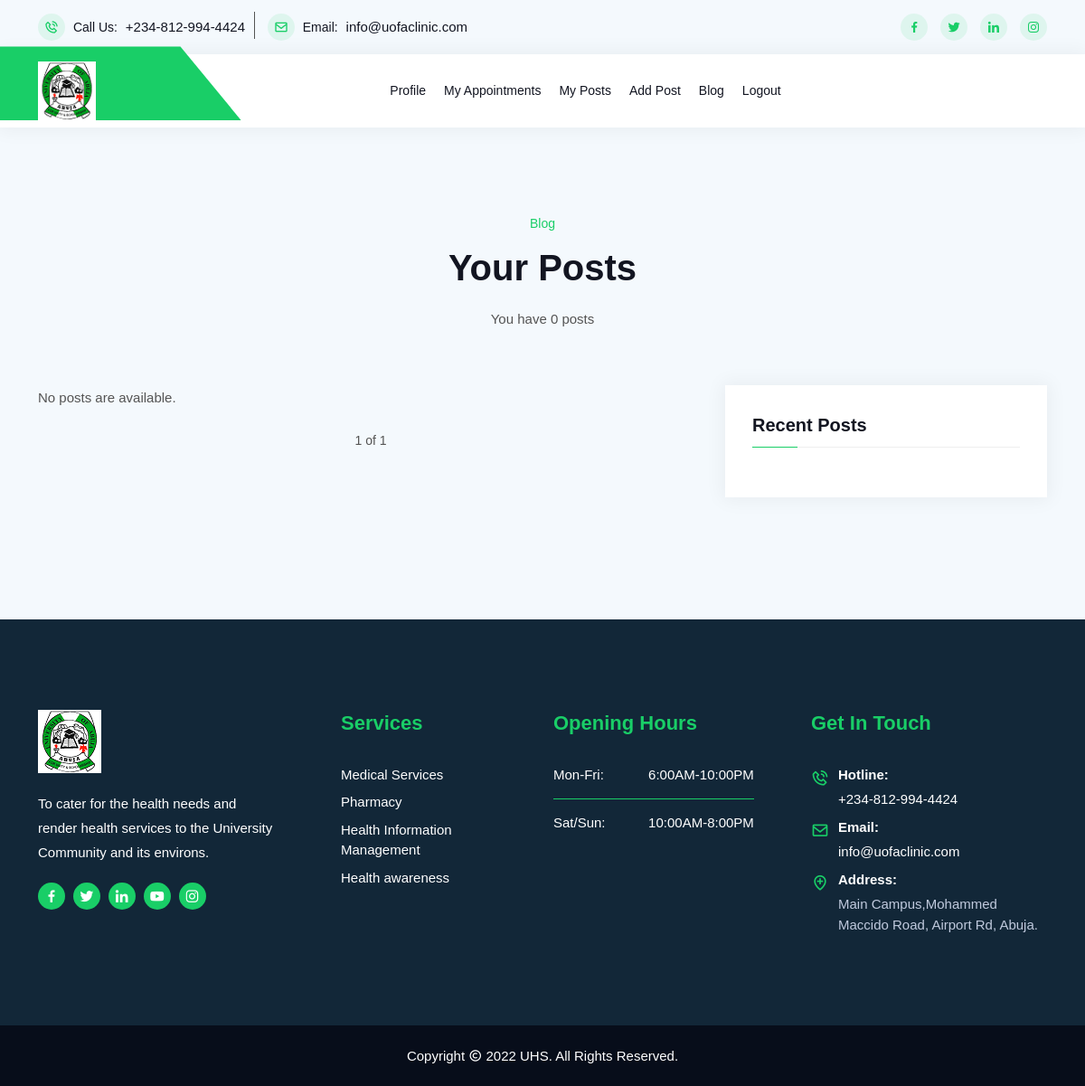
/blog/doctor/posts (signed in), run on an earlier commit of the app's database.
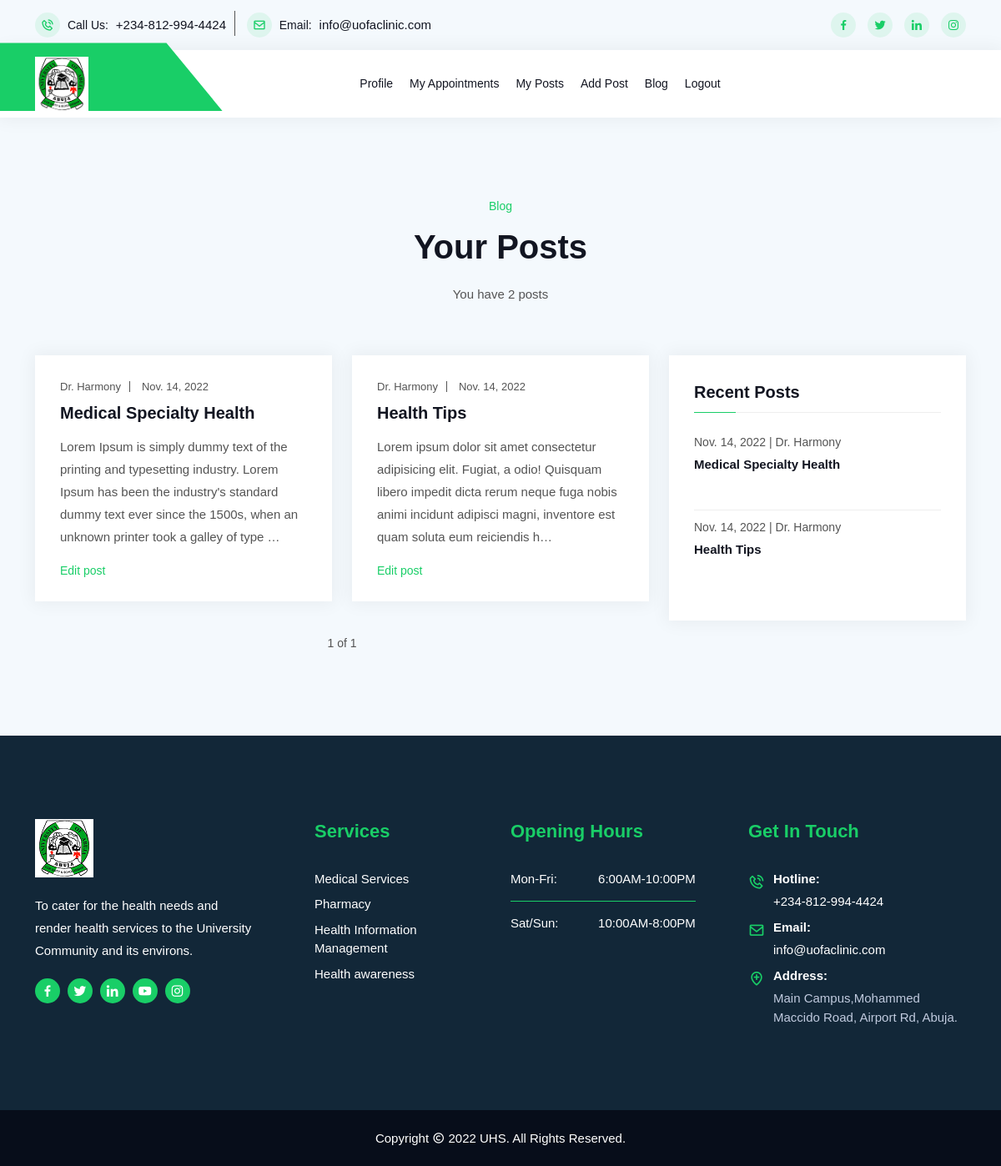
And on a later commit of the database.
### blog/models.py (models this page shows, shortened)
class Post(models.Model):
    author = models.ForeignKey(User, related_name='posts', on_delete=models.CASCADE)
    title = models.CharField(max_length=250, blank=False, default='', unique=True)
    slug = models.SlugField(max_length=250)
    body = models.TextField()
    created_at = models.DateTimeField(auto_now_add=True)
    class Meta:
        ordering = ['-created_at']
        unique_together = ['author', 'title']

### blog/views.py (the view)
# urls.py: path('blog/doctor/posts', views.author_post_list, name='author_post_list'),
@cache_control(no_cache=True, must_revalidate=True, no_store=True)
@login_required
def author_post_list(request):
    user = request.user
    if request.user.is_staff:
        all_post = user.posts.all().order_by('-created_at')
        post_count = user.posts.all()
        latest_posts = user.posts.all().order_by('-created_at')[:3]
        paginator = Paginator(all_post, 4)  # show 3 posts on each page
        page = request.GET.get('page', 1)
        try:
            posts = paginator.page(page)
        except PageNotAnInteger:
            posts = paginator.page(1)
        except EmptyPage:
            posts = paginator.page(paginator.num_pages)
        context = {
            'page': page,
            'posts': posts,
            'post_count': post_count,
            'latest_posts': latest_posts,
        }
        return render(request, 'blog/author_post_list.html', context)
    else:
        return redirect('main:index')

### templates/blog/author_post_list.html (shortened to what this page needs)
{% extends 'base.html' %}
{% load static %}
{% block content %}
<section class="blog-area bg-color ptb-100">
	<div class="container">
		<div class="section-title">
			<span class="top-title">Blog</span>
			<h2>Your Posts</h2>
			<p>
				{% with post_count.count as total_posts %}
                	You have {{ total_posts }} post{{ total_posts|pluralize }}
				{% endwith %}
			</p>
		</div>
		<div class="row">
			<div class="col-lg-8 col-md-12">
				<div class="row">
					{% if posts %}
						{% for post in posts %}
							<div class="col-lg-6 col-md-6">
						<div class="single-blog">
							<div class="blog-content">
								<ul>
									<li>
										<a href="">Dr. {{ post.author|title }}</a>
									</li>
									<li>
										{{ post.created_at|date }}
									</li>
								</ul>
								<a href="{% url 'blog:edit_post' post.slug post.id %}">
									<h3>{{ post.title }}</h3>
								</a>
								<p>
									{{ post.body|truncatechars:200 }}
								</p>
								<a href="{% url 'blog:edit_post' post.slug post.id %}" class="read-more">
									Edit post
								</a>
							</div>
						</div>
					</div>
						{% endfor %}
					{% else %}
						<p>No posts are available.</p>
        			{% endif %}
					{% include "blog/pagination.html" with page=posts %}
				</div>
			</div>
			<div class="col-lg-4 col-md-12">
				<div class="blog-details-right-area blog-right-sidebar">
					<div class="blog-widget resent-post-widget">
						<h3 class="title">Recent Posts</h3>
						<ul>
							{% for post in latest_posts %}
								<li>
									<a href="{% url 'blog:edit_post' post.slug post.id %}">
										<span>{{ post.created_at.date }} | Dr. {{ post.author|title }}</span>
										<h3><b>{{ post.title|title }}</b></h3>
									</a>
								</li>
							{% endfor %}
						</ul>
					</div>
				</div>
			</div>
		</div>
	</div>
</section>
{% endblock %}

What changed in the data, as far as the page shows it:
added Post: author "Harmony", created_at "Nov. 14, 2022", title "Medical Specialty Health", body "Lorem Ipsum is simply dummy text of the printing and typesetting industry. Lorem Ipsum has been the industry's standard dummy text ever since the 1500s, when an unknown printer took a galley of type …"
added Post: author "Harmony", created_at "Nov. 14, 2022", title "Health Tips", body "Lorem ipsum dolor sit amet consectetur adipisicing elit. Fugiat, a odio! Quisquam libero impedit dicta rerum neque fuga nobis animi incidunt adipisci magni, inventore est quam soluta eum reiciendis h…"
Also different on the page:
{{ total_posts }}: "0" → "2"
text no longer shown: "No posts are available."
